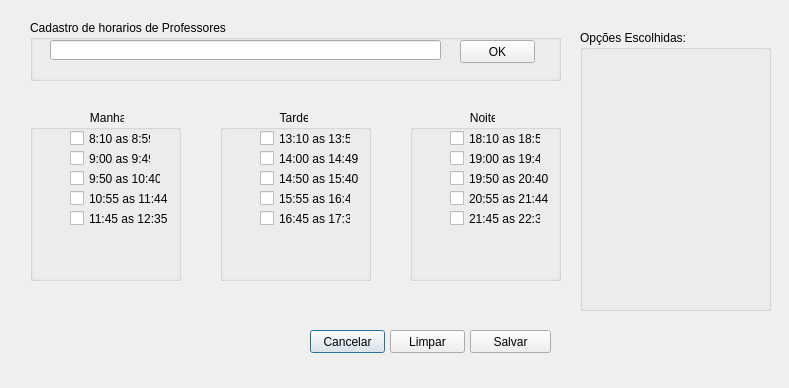
<?xml version="1.0" encoding="UTF-8"?>
<ui version="4.0">
 <class>formcadhorario</class>
 <widget class="QDialog" name="formcadhorario">
  <property name="geometry">
   <rect>
    <x>0</x>
    <y>0</y>
    <width>789</width>
    <height>388</height>
   </rect>
  </property>
  <property name="windowTitle">
   <string>Dialog</string>
  </property>
  <widget class="QGroupBox" name="groupBox_3">
   <property name="geometry">
    <rect>
     <x>410</x>
     <y>110</y>
     <width>151</width>
     <height>171</height>
    </rect>
   </property>
   <property name="title">
    <string>                  Noite</string>
   </property>
   <widget class="QCheckBox" name="checkBox_9">
    <property name="geometry">
     <rect>
      <x>40</x>
      <y>20</y>
      <width>91</width>
      <height>17</height>
     </rect>
    </property>
    <property name="text">
     <string>18:10 as 18:59</string>
    </property>
   </widget>
   <widget class="QCheckBox" name="checkBox_10">
    <property name="geometry">
     <rect>
      <x>40</x>
      <y>40</y>
      <width>91</width>
      <height>17</height>
     </rect>
    </property>
    <property name="text">
     <string>19:00 as 19:49</string>
    </property>
   </widget>
   <widget class="QCheckBox" name="checkBox_11">
    <property name="geometry">
     <rect>
      <x>40</x>
      <y>60</y>
      <width>101</width>
      <height>17</height>
     </rect>
    </property>
    <property name="text">
     <string>19:50 as 20:40</string>
    </property>
   </widget>
   <widget class="QCheckBox" name="checkBox_12">
    <property name="geometry">
     <rect>
      <x>40</x>
      <y>80</y>
      <width>101</width>
      <height>17</height>
     </rect>
    </property>
    <property name="text">
     <string>20:55 as 21:44</string>
    </property>
   </widget>
   <widget class="QCheckBox" name="checkBox_13">
    <property name="geometry">
     <rect>
      <x>40</x>
      <y>100</y>
      <width>91</width>
      <height>17</height>
     </rect>
    </property>
    <property name="text">
     <string>21:45 as 22:35</string>
    </property>
   </widget>
  </widget>
  <widget class="QGroupBox" name="groupBox_2">
   <property name="geometry">
    <rect>
     <x>220</x>
     <y>110</y>
     <width>151</width>
     <height>171</height>
    </rect>
   </property>
   <property name="title">
    <string>                  Tarde</string>
   </property>
   <widget class="QCheckBox" name="checkBox_4">
    <property name="geometry">
     <rect>
      <x>40</x>
      <y>20</y>
      <width>91</width>
      <height>17</height>
     </rect>
    </property>
    <property name="text">
     <string>13:10 as 13:59</string>
    </property>
   </widget>
   <widget class="QCheckBox" name="checkBox_5">
    <property name="geometry">
     <rect>
      <x>40</x>
      <y>40</y>
      <width>101</width>
      <height>17</height>
     </rect>
    </property>
    <property name="text">
     <string>14:00 as 14:49</string>
    </property>
   </widget>
   <widget class="QCheckBox" name="checkBox_6">
    <property name="geometry">
     <rect>
      <x>40</x>
      <y>60</y>
      <width>101</width>
      <height>17</height>
     </rect>
    </property>
    <property name="text">
     <string>14:50 as 15:40</string>
    </property>
   </widget>
   <widget class="QCheckBox" name="checkBox_7">
    <property name="geometry">
     <rect>
      <x>40</x>
      <y>80</y>
      <width>91</width>
      <height>17</height>
     </rect>
    </property>
    <property name="text">
     <string>15:55 as 16:44</string>
    </property>
   </widget>
   <widget class="QCheckBox" name="checkBox_8">
    <property name="geometry">
     <rect>
      <x>40</x>
      <y>100</y>
      <width>91</width>
      <height>17</height>
     </rect>
    </property>
    <property name="text">
     <string>16:45 as 17:35</string>
    </property>
   </widget>
  </widget>
  <widget class="QGroupBox" name="groupBox">
   <property name="geometry">
    <rect>
     <x>30</x>
     <y>110</y>
     <width>151</width>
     <height>171</height>
    </rect>
   </property>
   <property name="title">
    <string>                  Manha</string>
   </property>
   <widget class="QCheckBox" name="checkBox_2">
    <property name="geometry">
     <rect>
      <x>40</x>
      <y>20</y>
      <width>81</width>
      <height>17</height>
     </rect>
    </property>
    <property name="text">
     <string>8:10 as 8:59</string>
    </property>
   </widget>
   <widget class="QCheckBox" name="checkBox_3">
    <property name="geometry">
     <rect>
      <x>40</x>
      <y>40</y>
      <width>81</width>
      <height>17</height>
     </rect>
    </property>
    <property name="text">
     <string>9:00 as 9:49</string>
    </property>
   </widget>
   <widget class="QCheckBox" name="checkBox_14">
    <property name="geometry">
     <rect>
      <x>40</x>
      <y>60</y>
      <width>91</width>
      <height>17</height>
     </rect>
    </property>
    <property name="text">
     <string>9:50 as 10:40</string>
    </property>
   </widget>
   <widget class="QCheckBox" name="checkBox_15">
    <property name="geometry">
     <rect>
      <x>40</x>
      <y>80</y>
      <width>101</width>
      <height>17</height>
     </rect>
    </property>
    <property name="text">
     <string>10:55 as 11:44</string>
    </property>
   </widget>
   <widget class="QCheckBox" name="checkBox_16">
    <property name="geometry">
     <rect>
      <x>40</x>
      <y>100</y>
      <width>101</width>
      <height>17</height>
     </rect>
    </property>
    <property name="text">
     <string>11:45 as 12:35</string>
    </property>
   </widget>
   <widget class="QGroupBox" name="groupBox_9">
    <property name="geometry">
     <rect>
      <x>0</x>
      <y>-80</y>
      <width>120</width>
      <height>80</height>
     </rect>
    </property>
    <property name="title">
     <string>GroupBox</string>
    </property>
   </widget>
  </widget>
  <widget class="QPushButton" name="pushButton_2">
   <property name="geometry">
    <rect>
     <x>310</x>
     <y>330</y>
     <width>75</width>
     <height>23</height>
    </rect>
   </property>
   <property name="text">
    <string>Cancelar</string>
   </property>
  </widget>
  <widget class="QPushButton" name="pushButton_9">
   <property name="geometry">
    <rect>
     <x>470</x>
     <y>330</y>
     <width>81</width>
     <height>23</height>
    </rect>
   </property>
   <property name="text">
    <string>Salvar</string>
   </property>
  </widget>
  <widget class="QPushButton" name="pushButton_3">
   <property name="geometry">
    <rect>
     <x>390</x>
     <y>330</y>
     <width>75</width>
     <height>23</height>
    </rect>
   </property>
   <property name="text">
    <string>Limpar</string>
   </property>
  </widget>
  <widget class="QGroupBox" name="groupBox_4">
   <property name="geometry">
    <rect>
     <x>30</x>
     <y>20</y>
     <width>531</width>
     <height>61</height>
    </rect>
   </property>
   <property name="title">
    <string>Cadastro de horarios de Professores</string>
   </property>
   <widget class="QLineEdit" name="lineEdit">
    <property name="geometry">
     <rect>
      <x>20</x>
      <y>20</y>
      <width>391</width>
      <height>20</height>
     </rect>
    </property>
   </widget>
   <widget class="QPushButton" name="pushButton">
    <property name="geometry">
     <rect>
      <x>430</x>
      <y>20</y>
      <width>75</width>
      <height>23</height>
     </rect>
    </property>
    <property name="text">
     <string>OK</string>
    </property>
   </widget>
  </widget>
  <widget class="QGroupBox" name="groupBox_11">
   <property name="geometry">
    <rect>
     <x>580</x>
     <y>30</y>
     <width>191</width>
     <height>281</height>
    </rect>
   </property>
   <property name="title">
    <string>Opções Escolhidas: </string>
   </property>
   <widget class="QGroupBox" name="groupBox_12">
    <property name="geometry">
     <rect>
      <x>0</x>
      <y>-80</y>
      <width>120</width>
      <height>80</height>
     </rect>
    </property>
    <property name="title">
     <string>GroupBox</string>
    </property>
   </widget>
  </widget>
 </widget>
 <resources/>
 <connections/>
</ui>
